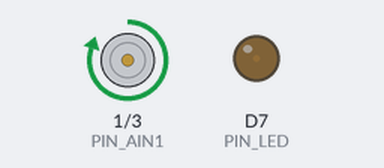
The sketch below on a simulated ESP8266 (NodeMCU). Shown: motor-driver pin pairs drawn as motors (green arrow = first pin HIGH = forward, orange = second pin HIGH = backward, longer = more drive, scaled by the enable pin), output pins drawn as LEDs (lit = HIGH).

Above: at 0.05 s.
At 3.35 s:
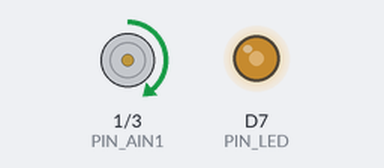
At 6.65 s:
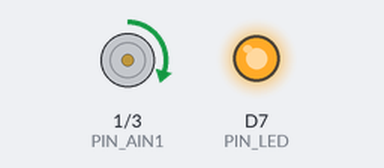
At 13.25 s:
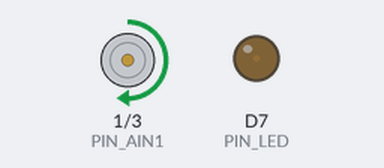
Timing chart, 0 to 17.2 s (numbered marks = the images above):
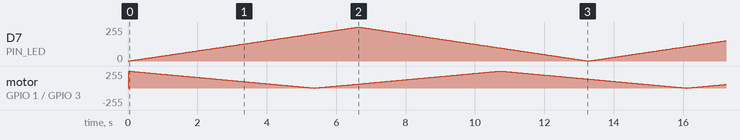

The sketch:

lab4part3.ino
```cpp
/*
 * lab4part3.ino
 *
 * Pulses an LED with PWM and drives a motor with direction control.
 * Motor reverses when duty cycle hits boundaries; LED pulses up/down.
 *
 * Author: Charles Jensen
 * Created: 2025-04-17
 * Last Modified: 2025-04-17
 */

// Pin assignments
const int PIN_LED = D7;
const int PIN_PWMA = D8;
const int PIN_AIN2 = D9;
const int PIN_AIN1 = D10;

// Constants
const int MAX_DUTY_CYCLE = 255;
const int MIN_DUTY_CYCLE = 0;
const int PULSE_THRESHOLD_MS = 25; // Delay between LED pulse steps
const int MOTOR_THRESHOLD_MS = 20; // Delay between motor speed steps

// Global state (hardware-controlled values)
int g_current_duty_cycle_led = 0;     // Current LED brightness
int g_current_duty_cycle_motor = 255; // Current motor speed
int g_pulse_direction = 1;            // LED pulse direction (up/down)
int g_motor_direction = 0;            // 0 = forward, 1 = reverse
int g_motor_move_direction = 1;       // Speed step direction

void setup()
{
  Serial.begin(115200);

  // Set pin modes
  pinMode(PIN_LED, OUTPUT);
  pinMode(PIN_PWMA, INPUT);
  pinMode(PIN_AIN2, INPUT);
  pinMode(PIN_AIN1, INPUT);

  // Initialize output states
  analogWrite(PIN_LED, g_current_duty_cycle_led);
  analogWrite(PIN_AIN1, g_current_duty_cycle_motor);
  analogWrite(PIN_AIN2, g_current_duty_cycle_motor);
  analogWrite(PIN_PWMA, 255); // Always on PWM enable
}

void loop()
{
  static int s_last_pulse_update_ms = 0;
  static int s_last_motor_update_ms = 0;

  int current_time_ms = millis();

  // LED pulse direction handling
  if (g_current_duty_cycle_led <= MIN_DUTY_CYCLE)
  {
    g_pulse_direction = 1;
  }
  else if (g_current_duty_cycle_led >= MAX_DUTY_CYCLE)
  {
    g_pulse_direction = -1;
  }

  // Motor direction handling at duty cycle limits
  if (g_current_duty_cycle_motor <= MIN_DUTY_CYCLE)
  {
    g_motor_direction = !g_motor_direction;
    g_motor_move_direction = 1;
  }
  else if (g_current_duty_cycle_motor >= MAX_DUTY_CYCLE)
  {
    g_motor_move_direction = -1;
  }

  // Update LED PWM brightness
  if (current_time_ms - s_last_pulse_update_ms > PULSE_THRESHOLD_MS)
  {
    g_current_duty_cycle_led += g_pulse_direction;
    analogWrite(PIN_LED, g_current_duty_cycle_led);
    s_last_pulse_update_ms = current_time_ms;
  }

  // Update motor PWM speed and direction
  if (current_time_ms - s_last_motor_update_ms > MOTOR_THRESHOLD_MS)
  {
    g_current_duty_cycle_motor += g_motor_move_direction;

    if (g_motor_direction)
    {
      analogWrite(PIN_AIN2, g_current_duty_cycle_motor);
      analogWrite(PIN_AIN1, LOW);
    }
    else
    {
      analogWrite(PIN_AIN1, g_current_duty_cycle_motor);
      analogWrite(PIN_AIN2, LOW);
    }

    s_last_motor_update_ms = current_time_ms;
  }
}
```
